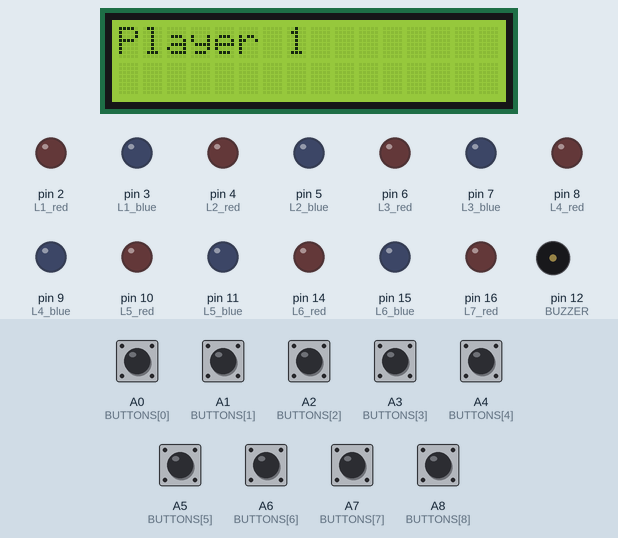
Bench run of a sketch on a simulated Arduino Mega 2560, built with avr-gcc and run on an emulated ATmega2560. On the bench: 16×2 character LCD, output pins drawn as LEDs (lit = HIGH), buzzer (waves = sounding, pin HIGH). The inputs (shaded band) are chosen by the test bench; at power-on: A0 (BUTTONS[0]), A1 (BUTTONS[1]), A2 (BUTTONS[2]), A3 (BUTTONS[3]), A4 (BUTTONS[4]), A5 (BUTTONS[5]), A6 (BUTTONS[6]), A7 (BUTTONS[7]), A8 (BUTTONS[8]) HIGH. What the sketch prints to the serial monitor is not drawn.

Above: at 4.2 s.
4.3 s: A0 (BUTTONS[0]) pulled LOW for 0.15 s
At 5.1 s:
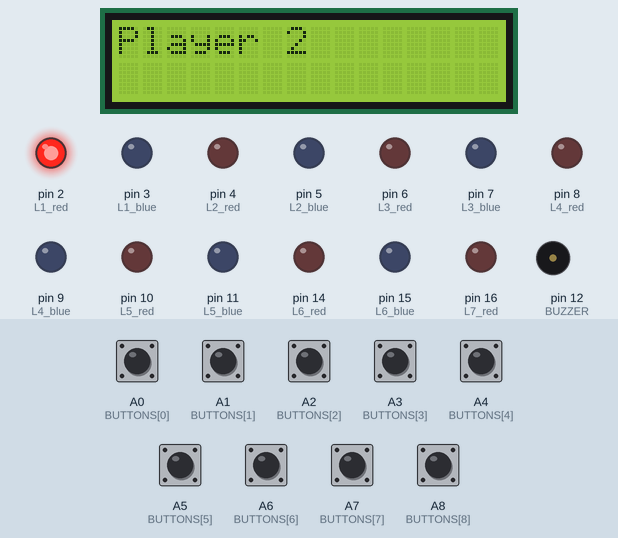
5.9 s: A1 (BUTTONS[1]) pulled LOW for 0.15 s
At 6.3 s:
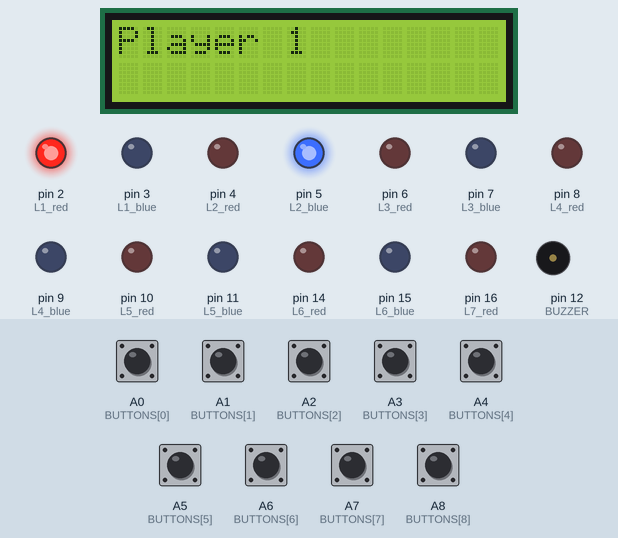
7.5 s: A2 (BUTTONS[2]) pulled LOW for 0.15 s
At 8.7 s:
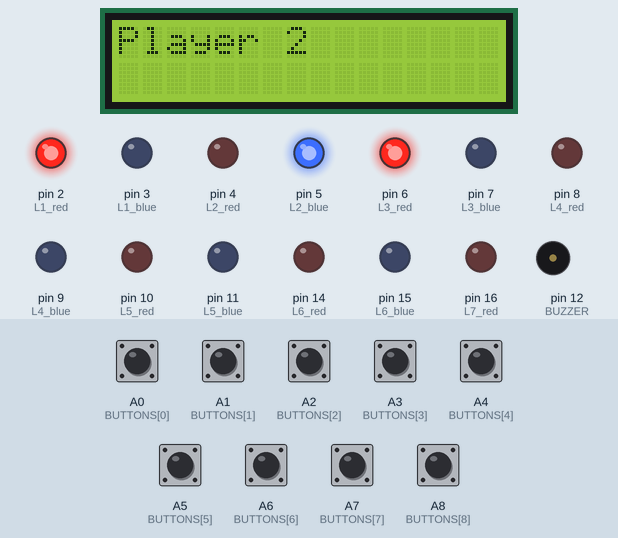
9.1 s: A3 (BUTTONS[3]) pulled LOW for 0.15 s
At 9.9 s:
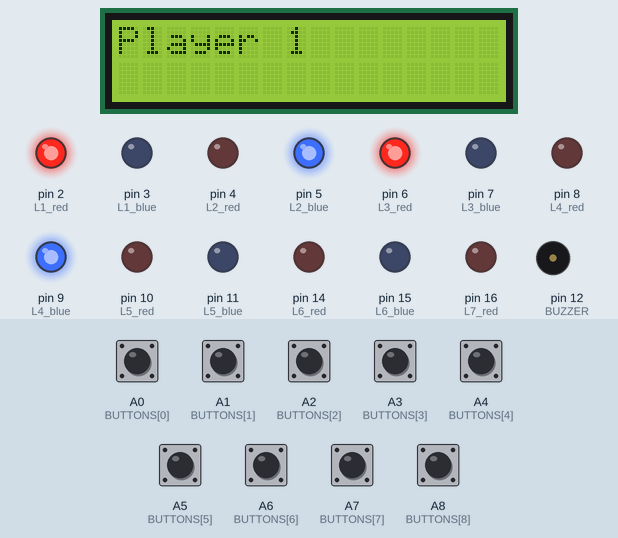
10.7 s: A4 (BUTTONS[4]) pulled LOW for 0.15 s
At 11.2 s:
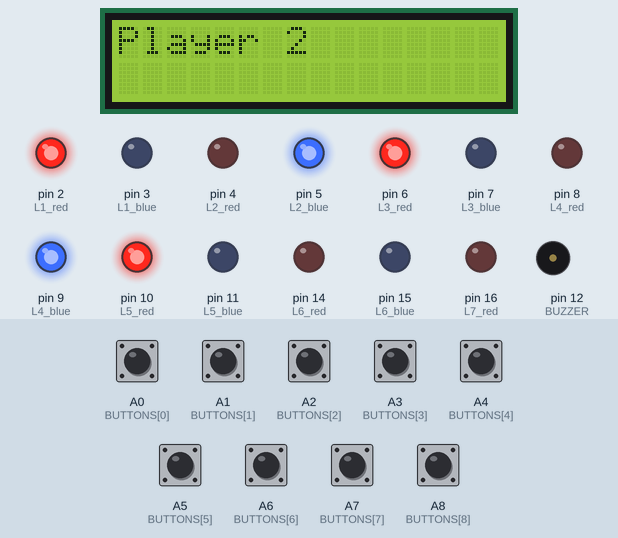
12.3 s: A5 (BUTTONS[5]) pulled LOW for 0.15 s
At 13.6 s:
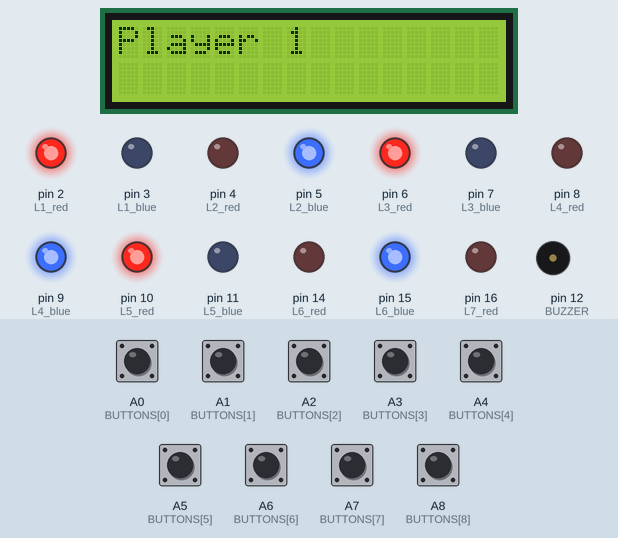
Timing chart, 0 to 14.9 s (numbered marks = the images above; inputs shaded):
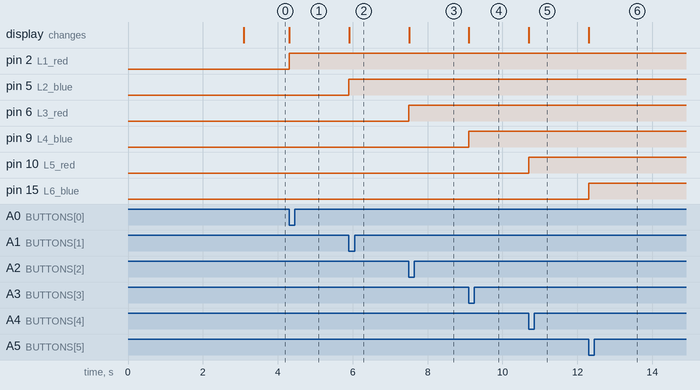

The sketch:

tictactoe_primary.ino
```cpp
// Music Library
#define NOTE_B0 31
#define NOTE_C1 33
#define NOTE_CS1 35
#define NOTE_D1 37
#define NOTE_DS1 39
#define NOTE_E1 41
#define NOTE_F1 44
#define NOTE_FS1 46
#define NOTE_G1 49
#define NOTE_GS1 52
#define NOTE_A1 55
#define NOTE_AS1 58
#define NOTE_B1 62
#define NOTE_C2 65
#define NOTE_CS2 69
#define NOTE_D2 73
#define NOTE_DS2 78
#define NOTE_E2 82
#define NOTE_F2 87
#define NOTE_FS2 93
#define NOTE_G2 98
#define NOTE_GS2 104
#define NOTE_A2 110
#define NOTE_AS2 117
#define NOTE_B2 123
#define NOTE_C3 131
#define NOTE_CS3 139
#define NOTE_D3 147
#define NOTE_DS3 156
#define NOTE_E3 165
#define NOTE_F3 175
#define NOTE_FS3 185
#define NOTE_G3 196
#define NOTE_GS3 208
#define NOTE_A3 220
#define NOTE_AS3 233
#define NOTE_B3 247
#define NOTE_C4 262
#define NOTE_CS4 277
#define NOTE_D4 294
#define NOTE_DS4 311
#define NOTE_E4 330
#define NOTE_F4 349
#define NOTE_FS4 370
#define NOTE_G4 392
#define NOTE_GS4 415
#define NOTE_A4 440
#define NOTE_AS4 466
#define NOTE_B4 494
#define NOTE_C5 523
#define NOTE_CS5 554
#define NOTE_D5 587
#define NOTE_DS5 622
#define NOTE_E5 659
#define NOTE_F5 698
#define NOTE_FS5 740
#define NOTE_G5 784
#define NOTE_GS5 831
#define NOTE_A5 880
#define NOTE_AS5 932
#define NOTE_B5 988
#define NOTE_C6 1047
#define NOTE_CS6 1109
#define NOTE_D6 1175
#define NOTE_DS6 1245
#define NOTE_E6 1319
#define NOTE_F6 1397
#define NOTE_FS6 1480
#define NOTE_G6 1568
#define NOTE_GS6 1661
#define NOTE_A6 1760
#define NOTE_AS6 1865
#define NOTE_B6 1976
#define NOTE_C7 2093
#define NOTE_CS7 2217
#define NOTE_D7 2349
#define NOTE_DS7 2489
#define NOTE_E7 2637
#define NOTE_F7 2794
#define NOTE_FS7 2960
#define NOTE_G7 3136
#define NOTE_GS7 3322
#define NOTE_A7 3520
#define NOTE_AS7 3729
#define NOTE_B7 3951
#define NOTE_C8 4186
#define NOTE_CS8 4435
#define NOTE_D8 4699
#define NOTE_DS8 4978

int redmelody[25] = {
  NOTE_A4, NOTE_E5, NOTE_A4, NOTE_D5, NOTE_E5, NOTE_G5, NOTE_E5, NOTE_D5, NOTE_A4, NOTE_E5, NOTE_A4, NOTE_G5

};
int greenmelody[25] = {
  NOTE_E4, NOTE_D5, NOTE_E4, NOTE_D5, NOTE_E4, NOTE_D5, NOTE_E4, NOTE_D5, NOTE_G4,
  NOTE_A4, NOTE_B4, NOTE_A4, NOTE_G4, NOTE_A4, NOTE_B4, NOTE_A4, NOTE_G4, NOTE_A4,
  NOTE_G4, NOTE_A4, NOTE_E4, NOTE_D5, NOTE_E4, NOTE_D5, NOTE_E4
};


int tiemelody[3] = {
  NOTE_A4, NOTE_E4, NOTE_C4
};
bool playerOneTurn = true;
int winner = 0;

// creating an array of variables attached to buttons
int BUTTONS[] = { A0, A1, A2, A3, A4, A5, A6, A7, A8 };

int BUZZER = 12;

// attaching LEDs to pins 2->21 (skipped 12 & 13)
int L1_red = 2;
int L1_blue = 3;
int L2_red = 4;
int L2_blue = 5;
int L3_red = 6;
int L3_blue = 7;
int L4_red = 8;
int L4_blue = 9;
int L5_red = 10;
int L5_blue = 11;
int L6_red = 14;
int L6_blue = 15;
int L7_red = 16;
int L7_blue = 17;
int L8_red = 18;
int L8_blue = 19;
int L9_red = 20;
int L9_blue = 21;


//LCD
#include <LiquidCrystal.h>

LiquidCrystal lcd(22, 23, 24, 25, 26, 27);


int state[9] = { 0, 0, 0, 0, 0, 0, 0, 0, 0 };
int blue_leds[9] = { L1_blue, L2_blue, L3_blue, L4_blue, L5_blue, L6_blue, L7_blue, L8_blue, L9_blue };
int red_leds[9] = { L1_red, L2_red, L3_red, L4_red, L5_red, L6_red, L7_red, L8_red, L9_red };

void Redmelody() {
  for (int i = 0; i < 25; i++) {
    int noteDuration = 1000 / 10;  // Change this value to modify the speed of the melody
    tone(BUZZER, redmelody[i], noteDuration);
    int pauseBetweenNotes = noteDuration * 1.30;
    delay(pauseBetweenNotes);
    noTone(8);
  }
}
void Greenmelody() {
  for (int i = 0; i < 25; i++) {
    int noteDuration = 1000 / 10;  // Change this value to modify the speed of the melody
    tone(BUZZER, greenmelody[i], noteDuration);
    int pauseBetweenNotes = noteDuration * 1.30;
    delay(pauseBetweenNotes);
    noTone(8);
  }
}

void Tiemelody() {
  for (int i = 0; i < 25; i++) {
    int noteDuration = 1000 / 6;  // Change this value to modify the speed of the melody
    tone(BUZZER, tiemelody[i], noteDuration);
    int pauseBetweenNotes = noteDuration * 1.30;
    delay(pauseBetweenNotes);
    noTone(8);
  }
}

void updateState() {
  for (int i = 0; i < 9; i++) {
    if (state[i] == 1) {              // If player 1 has placed their move
      digitalWrite(blue_leds[i], 0);  // Turn off blue
      digitalWrite(red_leds[i], 1);   // Turn on red
    } else if (state[i] == -1) {
      digitalWrite(blue_leds[i], 1);
      digitalWrite(red_leds[i], 0);
    } else {  // ALL OFF
      digitalWrite(blue_leds[i], 0);
      digitalWrite(red_leds[i], 0);
    }
  }
}

void setup() {
  Serial.begin(9600);

  //LCD
  lcd.begin(16, 2);
  lcd.clear();
  lcd.setCursor(0, 0);
  const char a[10] = "TIC-TAC-TOE";
  lcd.clear();
  lcd.print(a);
  delay(3000);


  // settinng A0->8 as inputs from 9 buttons
  for (int x = 0; x < 9; x++) {
    pinMode(BUTTONS[x], INPUT);
    digitalWrite(BUTTONS[x], HIGH);  // Pullup
  }

  //Setting each LED to OUPUT mode
  pinMode(L1_red, OUTPUT);
  pinMode(L1_blue, OUTPUT);
  pinMode(L2_red, OUTPUT);
  pinMode(L2_blue, OUTPUT);
  pinMode(L3_red, OUTPUT);
  pinMode(L3_blue, OUTPUT);
  pinMode(L4_red, OUTPUT);
  pinMode(L4_blue, OUTPUT);
  pinMode(L5_red, OUTPUT);
  pinMode(L5_blue, OUTPUT);
  pinMode(L6_red, OUTPUT);
  pinMode(L6_blue, OUTPUT);
  pinMode(L7_red, OUTPUT);
  pinMode(L7_blue, OUTPUT);
  pinMode(L8_red, OUTPUT);
  pinMode(L8_blue, OUTPUT);
  pinMode(L9_red, OUTPUT);
  pinMode(L9_blue, OUTPUT);

  pinMode(BUZZER, OUTPUT);
}

void loop() {

  if (playerOneTurn) {
    Serial.println("Player 1:");
    lcd.setCursor(0, 0);
    lcd.clear();
    lcd.print("Player 1");
  } else {
    Serial.println("Player 2:");
    lcd.setCursor(0, 0);
    lcd.clear();
    lcd.print("Player 2");
  }

  int e = 0;

  for (int x = 0; x <= 8; x++) {
    Serial.print(state[x]);
  }
  Serial.println();

  while (true) {
    for (int x = 0; x < 9; x++) {
      if (digitalRead(BUTTONS[x]) == LOW) {
        if (state[x] == 0) {
          if (playerOneTurn) {
            state[x] = 1;
            e = 1;
            updateState();
          } else {
            state[x] = -1;
            e = 1;
            updateState();
          }
        } else {
          //Serial.println("Illegal move, please try again");
        }
      }
    }
    if (e > 0) {
      e = 0;
      break;
    }
  }


//LCD output for player 1 wins
  winner = checkWin();

  if (winner == 1) {
    for (int x = 0; x < 9; x++) {
      state[x] = 1;
      Serial.println("1 WON");
      lcd.clear();
      lcd.println("Player 1 wins");
    }

    updateState();
    Redmelody();
  }

  if (winner == -1) {
    for (int x = 0; x < 9; x++) {
      state[x] = -1;
      Serial.println("-1 WON");
      lcd.clear();
      lcd.setCursor(0, 0);
      lcd.println("Player 2 wins");
    }

    updateState();
    Greenmelody();
  }

  checkTie(winner);


  if (winner == 0) {
  }

  playerOneTurn = !playerOneTurn;
}
//checking for winner groups
int checkWin() {
  int results[9];

  // Rows
  results[0] = state[0] + state[1] + state[2];
  results[1] = state[3] + state[4] + state[5];
  results[2] = state[6] + state[7] + state[8];
  // Col
  results[3] = state[0] + state[3] + state[6];
  results[4] = state[1] + state[4] + state[7];
  results[5] = state[2] + state[5] + state[8];
  // Diags
  results[6] = state[0] + state[4] + state[8];
  results[7] = state[2] + state[4] + state[6];
  for (int x = 0; x < 9; x++) {
    if (results[x] == 3) {
      for (int x = 0; x <= 8; x++) {
        Serial.print(results[x]);
        Serial.print(" ");
      }
      Serial.println();

      return 1;
    }
    if (results[x] == -3) {
      return -1;
    }
  }
  return 0;
}


void checkTie(int win) {
  for (int x = 0; x <= 8; x++) {
    if (state[x] == 0) {
      return;  // not a tie
    }
  }
    if (win == 0) {

      lcd.clear();
      lcd.setCursor(0, 0);
      lcd.print("TIE");
      Tiemelody();
    }

    delay(1000);


    // only reach this line when it's a tie
    for (int x = 0; x <= 8; x++) {
      state[x] = 0;
      updateState();
    }

}
```

Measured:
- after the input at 4.3 s, pin 2 (L1_red): LOW → HIGH at once; the display: changes at once (image 1)
- after the input at 5.9 s, pin 5 (L2_blue): LOW → HIGH at once; the display: changes at once (image 2)
- after the input at 7.5 s, pin 6 (L3_red): LOW → HIGH at once; the display: changes at once (image 3)
- after the input at 9.1 s, pin 9 (L4_blue): LOW → HIGH at once; the display: changes at once (image 4)
- after the input at 10.7 s, pin 10 (L5_red): LOW → HIGH at once; the display: changes at once (image 5)
- after the input at 12.3 s, pin 15 (L6_blue): LOW → HIGH at once; the display: changes at once (image 6)
